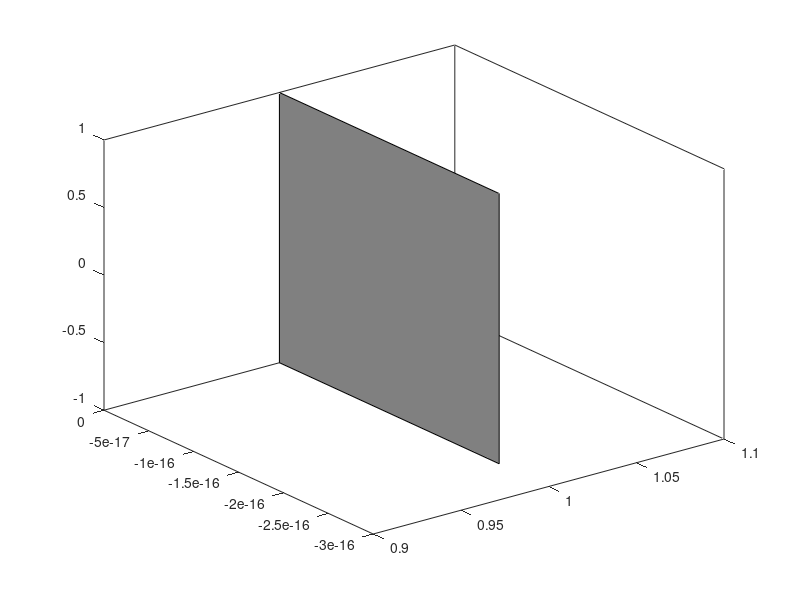

Here is the MATLAB script that generated this plot: (Note: this script raises an error after producing the figure.)
function plotUnitCylinderSolid(zlims,radius,color)
if nargin==0
	% test example
	zlims = [-1,1];
	radius = 1;
end

if nargin<3
	color = 0.5*[1,1,1];
end

nRects = 100;
theta = linspace(0,2*pi,nRects)';
x = cos(theta)*radius;
y = sin(theta)*radius;
o = ones(size(theta));

% barsX = [x,x,nan(size(x))]; barsX = barsX(1:10:end,:)';
% barsY = [y,y,nan(size(x))]; barsY = barsY(1:10:end,:)';
% barsZ = [o*zlims(1),o*zlims(2),nan(size(x))]; barsZ = barsZ(1:10:end,:)';

% X = cat(1,x,flipud(x));
% Y = cat(1,y,flipud(y));
% Z = cat(1,o*zlims(1),o*zlims(2));
% h = fill3(X,Y,Z,...
% 	color,...
% 	X,-Y,Z,...
% 	color,...
% 	-X,-Y,Z,...
% 	color,...
% 	-X,Y,Z,...
% 	color);

h = fill3([x(end),x(1),x(1),x(end)],...
  [y(end),y(1),y(1),y(end)],...
  [zlims(1),zlims(1),zlims(2),zlims(2)],...
  color);
h.LineStyle = 'none';
hold on
for i = 2:nRects
  h = fill3([x(i-1),x(i),x(i),x(i-1)],...
    [y(i-1),y(i),y(i),y(i-1)],...
    [zlims(1),zlims(1),zlims(2),zlims(2)],...
    color);
  h.LineStyle = 'none';
end
plot3(x,y,o*zlims(1),...
	x,y,o*zlims(2),...
	'-','Color',color)
hold off
set(gca,'ColorOrderIndex',1)